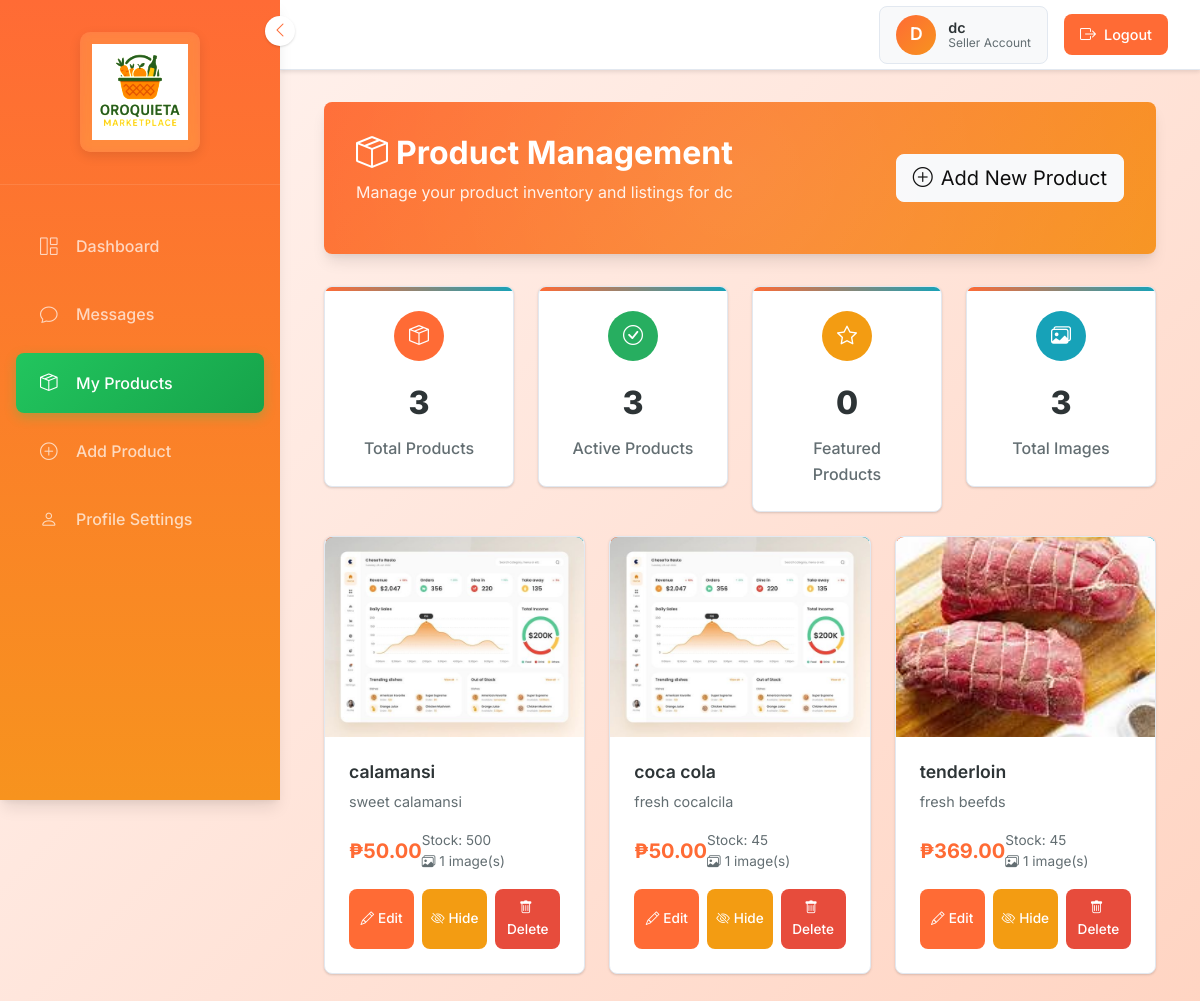
Before: /seller/products.php (signed in) with the older database file.
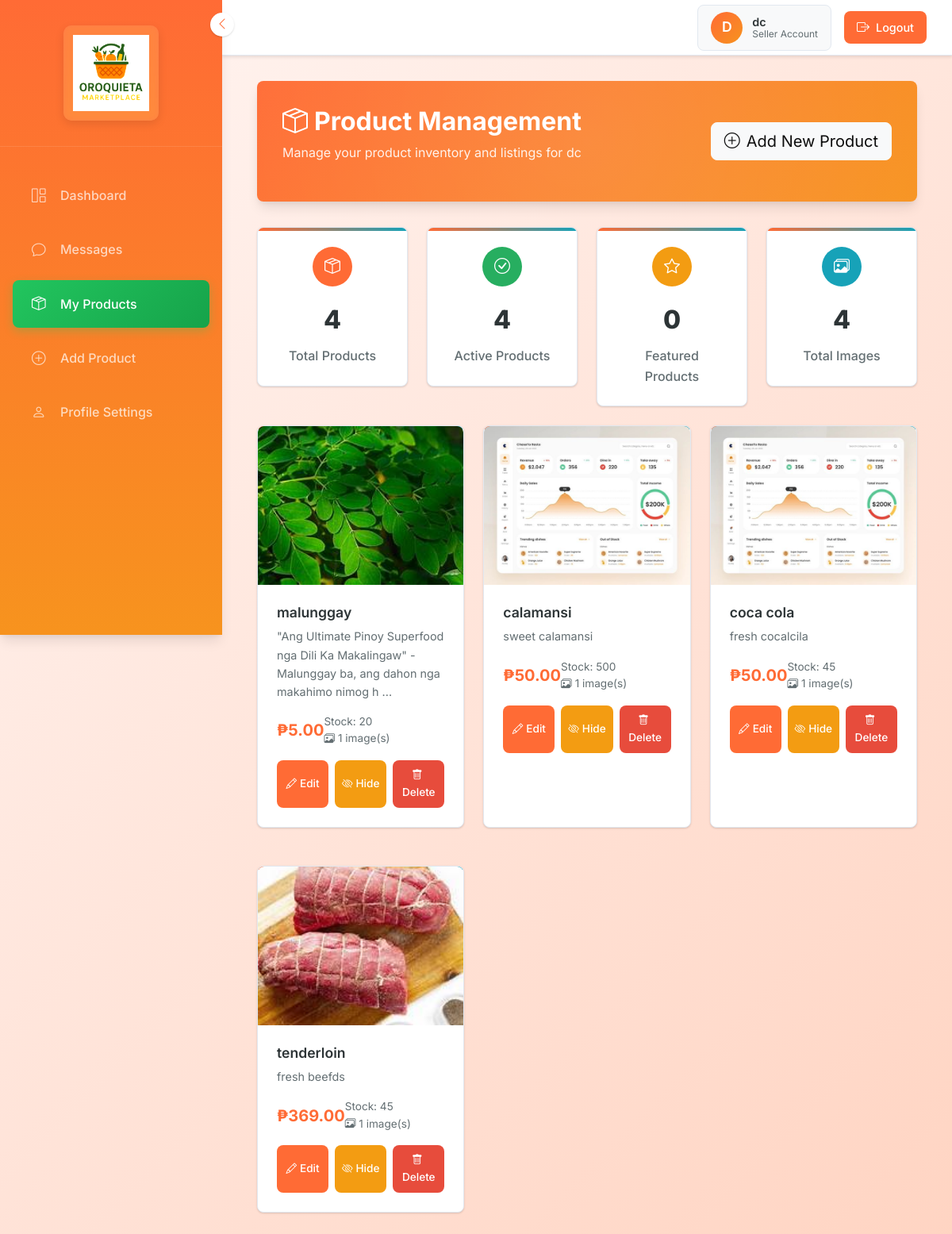
After: the same page with the newer database file.
### tables this page shows
CREATE TABLE `seller_applications` (
  `id` int(11) NOT NULL,
  `seller_id` int(11) NOT NULL,
  `business_name` varchar(255) NOT NULL,
  `business_phone` varchar(20) NOT NULL,
  `tax_id` varchar(50) DEFAULT NULL,
  `documents_submitted` text DEFAULT NULL,
  `selected_stall` varchar(10) DEFAULT NULL,
  `status` enum('pending','approved','rejected') DEFAULT 'pending',
  `admin_notes` text DEFAULT NULL,
  `created_at` timestamp NOT NULL DEFAULT current_timestamp(),
  `updated_at` timestamp NOT NULL DEFAULT current_timestamp() ON UPDATE current_timestamp()
);

CREATE TABLE `products` (
  `id` int(11) NOT NULL,
  `seller_id` int(11) NOT NULL,
  `category_id` int(11) DEFAULT NULL,
  `name` varchar(255) NOT NULL,
  `description` text DEFAULT NULL,
  `price` decimal(10,2) NOT NULL,
  `stock_quantity` int(11) NOT NULL DEFAULT 0,
  `weight` decimal(10,2) DEFAULT NULL,
  `is_featured` tinyint(1) DEFAULT 0,
  `is_active` tinyint(1) DEFAULT 1,
  `created_at` timestamp NOT NULL DEFAULT current_timestamp(),
  `updated_at` timestamp NOT NULL DEFAULT current_timestamp() ON UPDATE current_timestamp()
);

### seller/products.php (the view, shortened to what this page needs)
<?php
require_once '../includes/db_connect.php';
$seller_id = $_SESSION['user_id'];
$query = "SELECT p.*,
                 (SELECT image_path FROM product_images pi WHERE pi.product_id = p.id AND pi.is_primary = 1 LIMIT 1) as primary_image,
                 (SELECT COUNT(*) FROM product_images pi WHERE pi.product_id = p.id) as image_count
          FROM products p
          WHERE p.seller_id = ?
          ORDER BY p.created_at DESC";
$stmt = $pdo->prepare($query);
$stmt->execute([$seller_id]);
$products = $stmt->fetchAll();
?>
<!DOCTYPE html>
<html lang="en">
<head>
    <link rel="stylesheet" href="https://use.fontawesome.com/releases/v5.15.4/css/all.css" />
    <link href="https://cdn.jsdelivr.net/npm/bootstrap-icons@1.4.1/font/bootstrap-icons.css" rel="stylesheet">
    <link href="https://cdn.jsdelivr.net/npm/bootstrap@5.3.0/dist/css/bootstrap.min.css" rel="stylesheet">
</head>
<body>
    <?php include 'sidebar.php'; ?>
    <?php include 'header.php'; ?>
    <div class="main-content">
        <div class="container-fluid">
            <div class="page-header">
                <div class="d-flex justify-content-between align-items-center">
                    <div>
                        <h1><i class="bi bi-box-seam me-2"></i>Product Management</h1>
                        <p>Manage your product inventory and listings for
                            <?php echo htmlspecialchars($business_name); ?>
                        </p>
                    </div>
                    <button class="btn btn-light btn-lg" onclick="openAddProductModal()">
                        <i class="bi bi-plus-circle me-2"></i>Add New Product
                    </button>
                </div>
            </div>
            <div class="row g-4 mb-4">
                <div class="col-md-3">
                    <div class="stats-card">
                        <div class="stats-icon" style="background: var(--primary);">
                            <i class="bi bi-box-seam"></i>
                        </div>
                        <div class="stats-number"><?php echo count($products); ?></div>
                        <div class="stats-label">Total Products</div>
                    </div>
                </div>
                <div class="col-md-3">
                    <div class="stats-card">
                        <div class="stats-icon" style="background: var(--success);">
                            <i class="bi bi-check-circle"></i>
                        </div>
                        <div class="stats-number">
                            <?php echo count(array_filter($products, function ($p) {
                                return $p['is_active'];
                            })); ?>
                        </div>
                        <div class="stats-label">Active Products</div>
                    </div>
                </div>
                <div class="col-md-3">
                    <div class="stats-card">
                        <div class="stats-icon" style="background: var(--warning);">
                            <i class="bi bi-star"></i>
                        </div>
                        <div class="stats-number">
                            <?php echo count(array_filter($products, function ($p) {
                                return $p['is_featured'];
                            })); ?>
                        </div>
                        <div class="stats-label">Featured Products</div>
                    </div>
                </div>
                <div class="col-md-3">
                    <div class="stats-card">
                        <div class="stats-icon" style="background: var(--info);">
                            <i class="bi bi-images"></i>
                        </div>
                        <div class="stats-number"><?php echo array_sum(array_column($products, 'image_count')); ?></div>
                        <div class="stats-label">Total Images</div>
                    </div>
                </div>
            </div>
            <div class="row g-4">
                <?php if (!empty($products)): ?>
                    <?php foreach ($products as $product): ?>
                        <div class="col-lg-4 col-md-6 mb-4">
                            <div class="product-card">
                                <div
                                    class="status-badge <?php echo $product['is_active'] ? 'badge-active' : 'badge-inactive'; ?>">
                                </div>
                                <div class="position-relative">
                                    <?php if (!empty($product['primary_image'])): ?>
                                        <img src="../<?php echo htmlspecialchars($product['primary_image']); ?>"
                                            class="product-image" alt="<?php echo htmlspecialchars($product['name']); ?>">
                                    <?php else: ?>
                                        <div class="product-image-placeholder">
                                            <i class="bi bi-image text-muted" style="font-size: 3rem;"></i>
                                        </div>
                                    <?php endif; ?>
                                </div>
                                <div class="card-body">
                                    <h5 class="card-title"><?php echo htmlspecialchars($product['name']); ?></h5>
                                    <?php if (!empty($product['description'])): ?>
                                        <p class="card-text">
                                            <?php echo htmlspecialchars(substr($product['description'], 0, 100)); ?>
                                            <?php echo strlen($product['description']) > 100 ? '...' : ''; ?>
                                        </p>
                                    <?php endif; ?>
                                    <div class="price-info">
                                        <div class="price">₱<?php echo number_format($product['price'], 2); ?></div>
                                        <div class="stock-info">
                                            Stock: <?php echo $product['stock_quantity']; ?>
                                            <?php if ($product['image_count'] > 0): ?>
                                                <br><i class="bi bi-images me-1"></i><?php echo $product['image_count']; ?> image(s)
                                            <?php endif; ?>
                                        </div>
                                    </div>
                                    <div class="action-buttons">
                                        <button class="btn-action btn-edit"
                                            onclick="editProduct(<?php echo $product['id']; ?>)">
                                            <i class="bi bi-pencil me-1"></i>Edit
                                        </button>
                                        <button class="btn-action btn-toggle"
                                            onclick="toggleProductStatus(<?php echo $product['id']; ?>, <?php echo $product['is_active'] ? 'false' : 'true'; ?>)">
                                            <i
                                                class="bi bi-<?php echo $product['is_active'] ? 'eye-slash' : 'eye'; ?> me-1"></i><?php echo $product['is_active'] ? 'Hide' : 'Show'; ?>
                                        </button>
                                        <button class="btn-action btn-delete"
                                            onclick="deleteProduct(<?php echo $product['id']; ?>, '<?php echo htmlspecialchars($product['name']); ?>')">
                                            <i class="bi bi-trash me-1"></i>Delete
                                        </button>
                                    </div>
                                </div>
                            </div>
                        </div>
                    <?php endforeach; ?>
                <?php endif; ?>
            </div>
        </div>
    </div>
</body>
</html>

### seller/sidebar.php (shortened to what this page needs)
<?php
$current_page = basename($_SERVER['PHP_SELF']);
?>
<div class="sidebar" id="sidebar">
    <button class="toggle-sidebar" onclick="toggleSidebar()" title="Toggle Sidebar">
        <i class="bi bi-chevron-left"></i>
    </button>
    <div class="sidebar-brand">
        <img src="../assets/img/logo.png" alt="ORO Market Logo">
    </div>
    <ul class="sidebar-nav">
        <li class="nav-item">
            <a href="dashboard.php" class="nav-link <?php echo $current_page == 'dashboard.php' ? 'active' : ''; ?>">
                <i class="bi bi-grid-1x2"></i>
                <span>Dashboard</span>
            </a>
        </li>
        <li class="nav-item">
            <a href="seller_messages.php" class="nav-link <?php echo $current_page == 'seller_messages.php' ? 'active' : ''; ?>">
                <i class="bi bi-chat"></i>
                <span>Messages</span>
            </a>
        </li>
        <li class="nav-item">
            <a href="products.php" class="nav-link <?php echo $current_page == 'products.php' ? 'active' : ''; ?>">
                <i class="bi bi-box-seam"></i>
                <span>My Products</span>
            </a>
        </li>
        <li class="nav-item">
            <a href="#" class="nav-link" onclick="openAddProductModal()">
                <i class="bi bi-plus-circle"></i>
                <span>Add Product</span>
            </a>
        </li>
        <li class="nav-item">
            <a href="profile.php" class="nav-link <?php echo $current_page == 'profile.php' ? 'active' : ''; ?>">
                <i class="bi bi-person"></i>
                <span>Profile Settings</span>
            </a>
        </li>
    </ul>
</div>

### seller/header.php (shortened to what this page needs)
<?php
$seller_id = $_SESSION['user_id'];
require_once '../includes/db_connect.php';
$stmt = $pdo->prepare("SELECT * FROM sellers WHERE id = ?");
$stmt->execute([$seller_id]);
$seller = $stmt->fetch();
$stmt = $pdo->prepare("SELECT business_name FROM seller_applications WHERE seller_id = ? AND status = 'approved'");
$stmt->execute([$seller_id]);
$application = $stmt->fetch();
$business_name = $application ? $application['business_name'] : ($seller['first_name'] . ' ' . $seller['last_name']);
?>
<div class="top-header">
    <div class="header-right">
        <div class="user-info-header">
            <div class="user-avatar">
                <?php echo strtoupper(substr($business_name, 0, 1)); ?>
            </div>
            <div class="user-details-header">
                <div class="user-name-header"><?php echo htmlspecialchars($business_name); ?></div>
                <div class="user-role-header">Seller Account</div>
            </div>
        </div>
        <a href="../logout.php" class="logout-btn-header">
            <i class="bi bi-box-arrow-right"></i>
            Logout
        </a>
    </div>
</div>

### seller/products.php (style rules this page uses)
:root { --primary: #ff6b35; --primary-dark: #f7931e; --secondary: #64748b; --success: #27ae60; --warning: #f39c12; --danger: #e74c3c; --info: #17a2b8; --light: #f8f9fa; --dark: #2d3436; --text-primary: #2d3436; --text-secondary: #636e72; --border: #e2e8f0; --shadow: 0 1px 3px 0 rgba(0, 0, 0, 0.1), 0 1px 2px 0 rgba(0, 0, 0, 0.06); --shadow-lg: 0 10px 15px -3px rgba(0, 0, 0, 0.1), 0 4px 6px -2px rgba(0, 0, 0, 0.05); --border-radius: 8px; }
* { margin: 0; padding: 0; box-sizing: border-box; }
body { font-family: 'Inter', sans-serif; background: linear-gradient(135deg, #fff5f2 0%, #ffd4c2 100%); color: var(--text-primary); line-height: 1.6; overflow-x: hidden; }
.main-content { margin-left: 280px; padding: 2rem; min-height: 100vh; transition: all 0.3s ease; }
.container-fluid { max-width: 1400px; transition: all 0.3s ease; }
.page-header { background: linear-gradient(135deg, var(--primary) 0%, var(--primary-dark) 100%); color: white; padding: 2rem; border-radius: var(--border-radius); margin-bottom: 2rem; box-shadow: var(--shadow-lg); position: relative; overflow: hidden; }
.page-header::before { content: ''; position: absolute; top: -50%; right: -50%; width: 200%; height: 200%; background: radial-gradient(circle, rgba(255, 255, 255, 0.1) 0%, transparent 70%); animation: float 6s ease-in-out infinite; }
.page-header h1 { font-size: 2rem; font-weight: 700; margin-bottom: 0.5rem; position: relative; z-index: 1; }
.page-header p { opacity: 0.9; position: relative; z-index: 1; }
.product-card { background: white; border-radius: var(--border-radius); box-shadow: var(--shadow); transition: all 0.3s ease; border: 1px solid var(--border); position: relative; overflow: hidden; height: 100%; }
.product-card::before { content: ''; position: absolute; top: 0; left: 0; right: 0; height: 4px; background: linear-gradient(90deg, var(--primary) 0%, var(--info) 100%); }
.product-image { width: 100%; height: 200px; object-fit: cover; border-radius: var(--border-radius) var(--border-radius) 0 0; }
.status-badge { position: absolute; top: 10px; right: 10px; padding: 0.25rem 0.5rem; border-radius: 20px; font-size: 0.75rem; font-weight: 600; text-transform: uppercase; }
.badge-active { background: var(--success); color: white; }
.card-body { padding: 1.5rem; display: flex; flex-direction: column; flex-grow: 1; }
.card-title { font-size: 1.1rem; font-weight: 600; margin-bottom: 0.5rem; color: var(--text-primary); }
.card-text { color: var(--text-secondary); font-size: 0.9rem; margin-bottom: 1rem; flex-grow: 1; }
.price-info { display: flex; justify-content: between; align-items: center; margin-bottom: 1rem; }
.price { font-size: 1.25rem; font-weight: 700; color: var(--primary); }
.stock-info { font-size: 0.85rem; color: var(--text-secondary); }
.action-buttons { display: flex; gap: 0.5rem; margin-top: auto; }
.btn-action { flex: 1; padding: 0.5rem; border: none; border-radius: var(--border-radius); font-size: 0.85rem; font-weight: 500; transition: all 0.3s ease; cursor: pointer; }
.btn-edit { background: var(--primary); color: white; }
.btn-toggle { background: var(--warning); color: white; }
.btn-delete { background: var(--danger); color: white; }
.product-card { animation: fadeInUp 0.6s ease-out; }
.stats-card { background: white; border-radius: var(--border-radius); padding: 1.5rem; box-shadow: var(--shadow); border: 1px solid var(--border); text-align: center; position: relative; overflow: hidden; }
.stats-card::before { content: ''; position: absolute; top: 0; left: 0; right: 0; height: 4px; background: linear-gradient(90deg, var(--primary) 0%, var(--info) 100%); }
.stats-icon { width: 50px; height: 50px; border-radius: 50%; display: flex; align-items: center; justify-content: center; margin: 0 auto 1rem; color: white; font-size: 1.25rem; }
.stats-number { font-size: 2rem; font-weight: 800; color: var(--text-primary); margin-bottom: 0.5rem; }
.stats-label { color: var(--text-secondary); font-weight: 500; }

Changed rows visible on the page:
added products: is_featured "0", shows a picture, name "malunggay", description "\"Ang Ultimate Pinoy Superfood nga Dili Ka Makalingaw\" - Malunggay ba, ang dahon nga makahimo nimog h", price "5.00", stock_quantity "20", image_count "1", is_active 1 (drawn)
Other visible differences:
count($products): "3" → "4"
array_sum(array_column($products, 'image_count')): "3" → "4"
text no longer shown: "3"
text now shown: "4"
